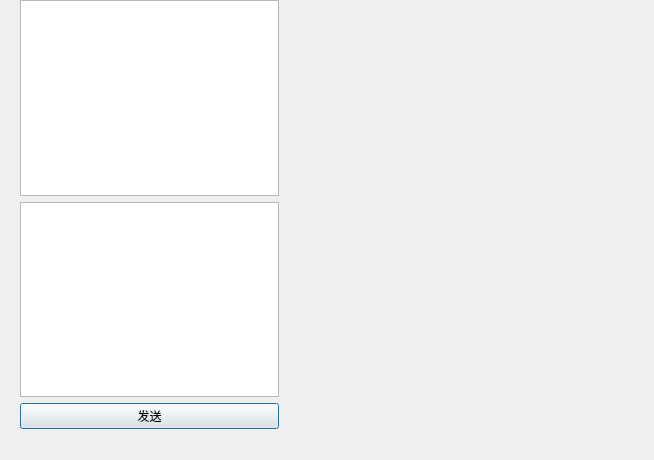
<?xml version="1.0" encoding="UTF-8"?>
<ui version="4.0">
 <class>AIChatDialog</class>
 <widget class="QDialog" name="AIChatDialog">
  <property name="geometry">
   <rect>
    <x>0</x>
    <y>0</y>
    <width>654</width>
    <height>460</height>
   </rect>
  </property>
  <property name="windowTitle">
   <string>Dialog</string>
  </property>
  <widget class="QWidget" name="">
   <property name="geometry">
    <rect>
     <x>20</x>
     <y>0</y>
     <width>259</width>
     <height>429</height>
    </rect>
   </property>
   <layout class="QGridLayout" name="gridLayout">
    <item row="3" column="0">
     <widget class="QPushButton" name="sendButton">
      <property name="text">
       <string>发送</string>
      </property>
     </widget>
    </item>
    <item row="1" column="0">
     <widget class="QTextEdit" name="inputEdit"/>
    </item>
    <item row="0" column="0">
     <widget class="QTextEdit" name="chatHistory"/>
    </item>
   </layout>
  </widget>
 </widget>
 <resources/>
 <connections/>
</ui>
